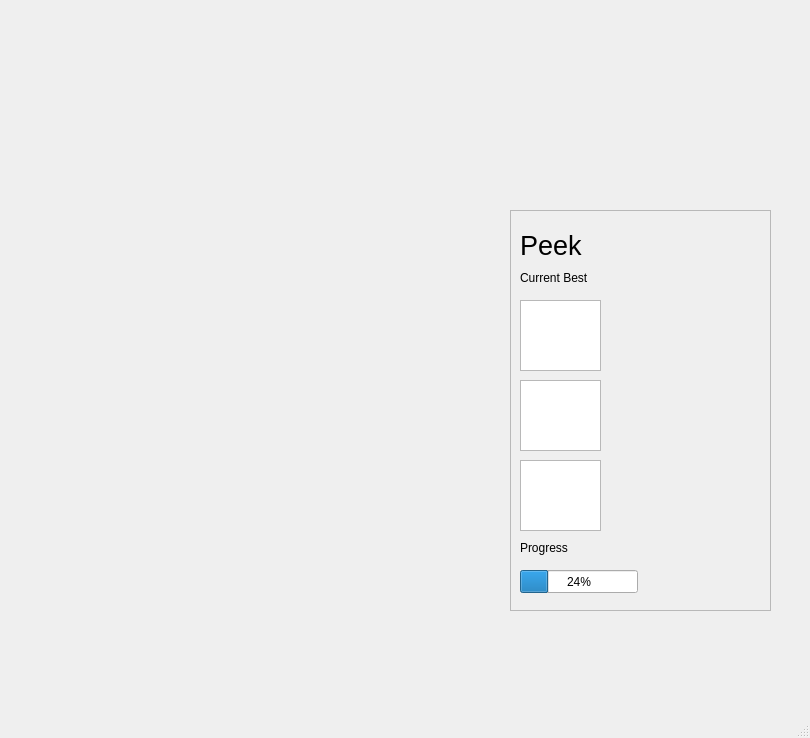
<?xml version="1.0" encoding="UTF-8"?>
<ui version="4.0">
 <class>MainWindow</class>
 <widget class="QMainWindow" name="MainWindow">
  <property name="geometry">
   <rect>
    <x>0</x>
    <y>0</y>
    <width>810</width>
    <height>738</height>
   </rect>
  </property>
  <property name="windowTitle">
   <string>MainWindow</string>
  </property>
  <widget class="QWidget" name="centralwidget">
   <widget class="QFrame" name="AgentFrame">
    <property name="geometry">
     <rect>
      <x>510</x>
      <y>210</y>
      <width>261</width>
      <height>401</height>
     </rect>
    </property>
    <property name="sizePolicy">
     <sizepolicy hsizetype="Fixed" vsizetype="Fixed">
      <horstretch>0</horstretch>
      <verstretch>0</verstretch>
     </sizepolicy>
    </property>
    <property name="frameShape">
     <enum>QFrame::StyledPanel</enum>
    </property>
    <property name="frameShadow">
     <enum>QFrame::Raised</enum>
    </property>
    <widget class="QGraphicsView" name="graphicsView">
     <property name="enabled">
      <bool>true</bool>
     </property>
     <property name="geometry">
      <rect>
       <x>10</x>
       <y>90</y>
       <width>81</width>
       <height>71</height>
      </rect>
     </property>
     <property name="sizePolicy">
      <sizepolicy hsizetype="Fixed" vsizetype="Fixed">
       <horstretch>0</horstretch>
       <verstretch>0</verstretch>
      </sizepolicy>
     </property>
    </widget>
    <widget class="QLabel" name="label">
     <property name="geometry">
      <rect>
       <x>10</x>
       <y>20</y>
       <width>91</width>
       <height>31</height>
      </rect>
     </property>
     <property name="font">
      <font>
       <pointsize>20</pointsize>
      </font>
     </property>
     <property name="text">
      <string>Peek</string>
     </property>
    </widget>
    <widget class="QLabel" name="label_2">
     <property name="geometry">
      <rect>
       <x>10</x>
       <y>60</y>
       <width>121</width>
       <height>16</height>
      </rect>
     </property>
     <property name="text">
      <string>Current Best</string>
     </property>
    </widget>
    <widget class="QGraphicsView" name="graphicsView_2">
     <property name="enabled">
      <bool>true</bool>
     </property>
     <property name="geometry">
      <rect>
       <x>10</x>
       <y>170</y>
       <width>81</width>
       <height>71</height>
      </rect>
     </property>
     <property name="sizePolicy">
      <sizepolicy hsizetype="Fixed" vsizetype="Fixed">
       <horstretch>0</horstretch>
       <verstretch>0</verstretch>
      </sizepolicy>
     </property>
    </widget>
    <widget class="QGraphicsView" name="graphicsView_3">
     <property name="enabled">
      <bool>true</bool>
     </property>
     <property name="geometry">
      <rect>
       <x>10</x>
       <y>250</y>
       <width>81</width>
       <height>71</height>
      </rect>
     </property>
     <property name="sizePolicy">
      <sizepolicy hsizetype="Fixed" vsizetype="Fixed">
       <horstretch>0</horstretch>
       <verstretch>0</verstretch>
      </sizepolicy>
     </property>
    </widget>
    <widget class="QLabel" name="label_3">
     <property name="geometry">
      <rect>
       <x>10</x>
       <y>330</y>
       <width>121</width>
       <height>16</height>
      </rect>
     </property>
     <property name="text">
      <string>Progress</string>
     </property>
    </widget>
    <widget class="QProgressBar" name="progressBar">
     <property name="geometry">
      <rect>
       <x>10</x>
       <y>360</y>
       <width>118</width>
       <height>23</height>
      </rect>
     </property>
     <property name="value">
      <number>24</number>
     </property>
    </widget>
   </widget>
  </widget>
  <widget class="QMenuBar" name="menubar">
   <property name="geometry">
    <rect>
     <x>0</x>
     <y>0</y>
     <width>810</width>
     <height>20</height>
    </rect>
   </property>
  </widget>
  <widget class="QStatusBar" name="statusbar"/>
 </widget>
 <resources/>
 <connections/>
</ui>
